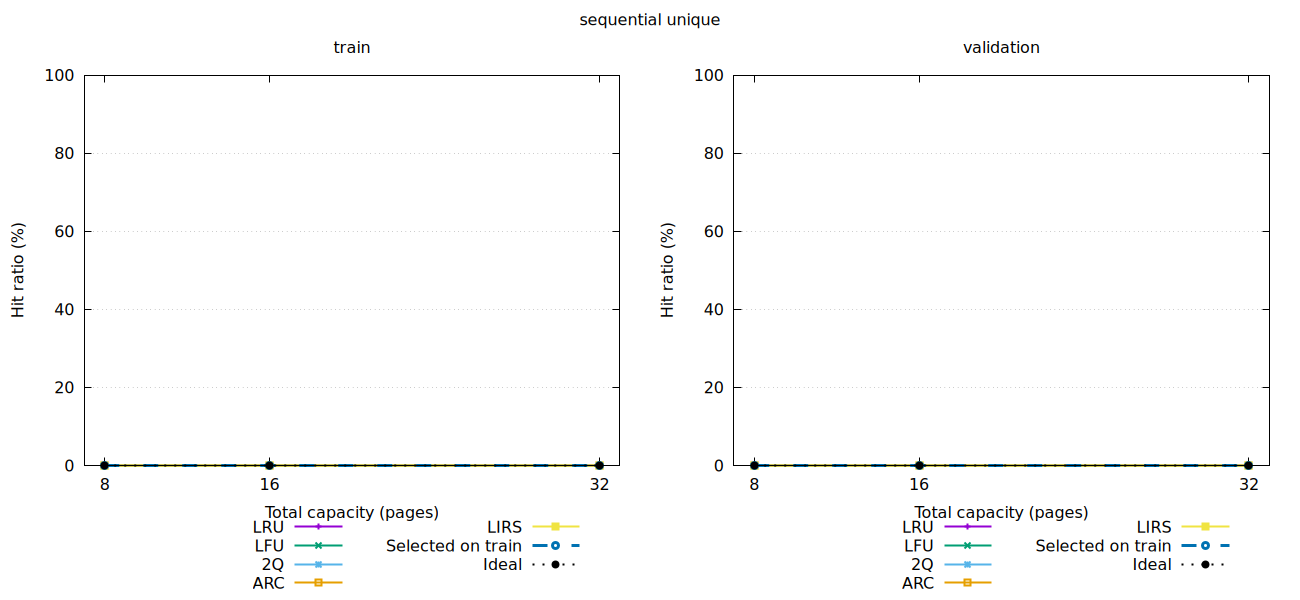

Write the gnuplot code that produced this figure.
set terminal svg size 1300,600 dynamic
set output 'plots/sequential_unique.svg'
set encoding utf8
set grid ytics
set yrange [0:100]
set xlabel 'Total capacity (pages)'
set ylabel 'Hit ratio (%)'
set xtics ("8" 8,"16" 16,"32" 32)
set xrange [7:33]
set key outside bottom center horizontal maxrows 3
set multiplot layout 1,2 title 'sequential unique'
set title 'train'
plot for [col=2:6] 'plot_data/sequential_unique_train.tsv' using 1:col with linespoints lw 2 title columnhead(col), 'plot_data/sequential_unique_train.tsv' using 1:7 with linespoints lw 3 dt 2 title 'Selected on train', 'plot_data/sequential_unique_train.tsv' using 1:8 with linespoints lw 2 dt 3 lc rgb 'black' title 'Ideal'
set title 'validation'
plot for [col=2:6] 'plot_data/sequential_unique_validation.tsv' using 1:col with linespoints lw 2 title columnhead(col), 'plot_data/sequential_unique_validation.tsv' using 1:7 with linespoints lw 3 dt 2 title 'Selected on train', 'plot_data/sequential_unique_validation.tsv' using 1:8 with linespoints lw 2 dt 3 lc rgb 'black' title 'Ideal'
unset multiplot
unset output
set terminal pngcairo size 1300,600
set output 'plots/sequential_unique.png'
set encoding utf8
set grid ytics
set yrange [0:100]
set xlabel 'Total capacity (pages)'
set ylabel 'Hit ratio (%)'
set xtics ("8" 8,"16" 16,"32" 32)
set xrange [7:33]
set key outside bottom center horizontal maxrows 3
set multiplot layout 1,2 title 'sequential unique'
set title 'train'
plot for [col=2:6] 'plot_data/sequential_unique_train.tsv' using 1:col with linespoints lw 2 title columnhead(col), 'plot_data/sequential_unique_train.tsv' using 1:7 with linespoints lw 3 dt 2 title 'Selected on train', 'plot_data/sequential_unique_train.tsv' using 1:8 with linespoints lw 2 dt 3 lc rgb 'black' title 'Ideal'
set title 'validation'
plot for [col=2:6] 'plot_data/sequential_unique_validation.tsv' using 1:col with linespoints lw 2 title columnhead(col), 'plot_data/sequential_unique_validation.tsv' using 1:7 with linespoints lw 3 dt 2 title 'Selected on train', 'plot_data/sequential_unique_validation.tsv' using 1:8 with linespoints lw 2 dt 3 lc rgb 'black' title 'Ideal'
unset multiplot
unset output
